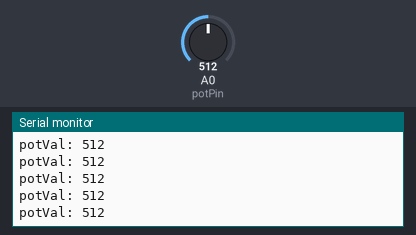
This sketch was run on a simulated Arduino Uno, built with avr-gcc and run on an emulated ATmega328P. Shown: the last lines printed to the serial monitor. Inputs (shaded band) come from the test bench; at power-on: A0 (potPin) = 512.

Above: at 1.2 s.
1.3 s: A0 (potPin) set to 11
At 2.4 s:
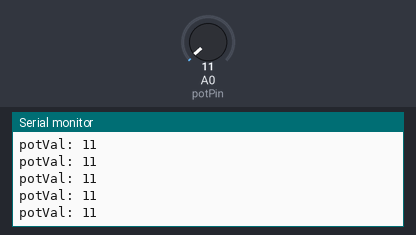
4.3 s: A0 (potPin) set to 8
At 4.9 s:
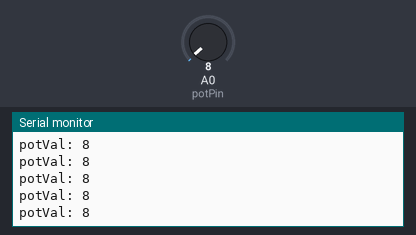
Timing chart, 0 to 7.3 s (numbered marks = the images above; inputs shaded):
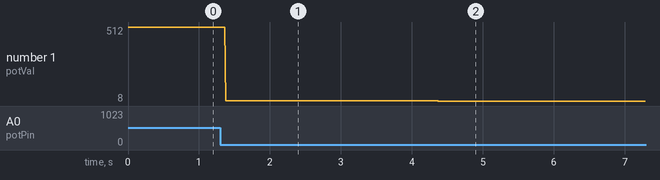

The sketch:

Serial_potentiometer_reader.ino
```cpp
int const potPin = A0;
int potVal;


void setup() {
  // put your setup code here, to run once:
Serial.begin(9600);
}

void loop() {
  // put your main code here, to run repeatedly:
potVal = analogRead(potPin);

Serial.print("potVal: ");
Serial.println(potVal);
}
```

Measured:
- after the input at 1.3 s, the serial monitor: prints a new line after 0.08 s (image 1)
- after the input at 4.3 s, the serial monitor: prints a new line after 0.07 s (image 2)
- plotted number 1: 512 → 11 after the input at 1.3 s, 11 → 8 after the input at 4.3 s
